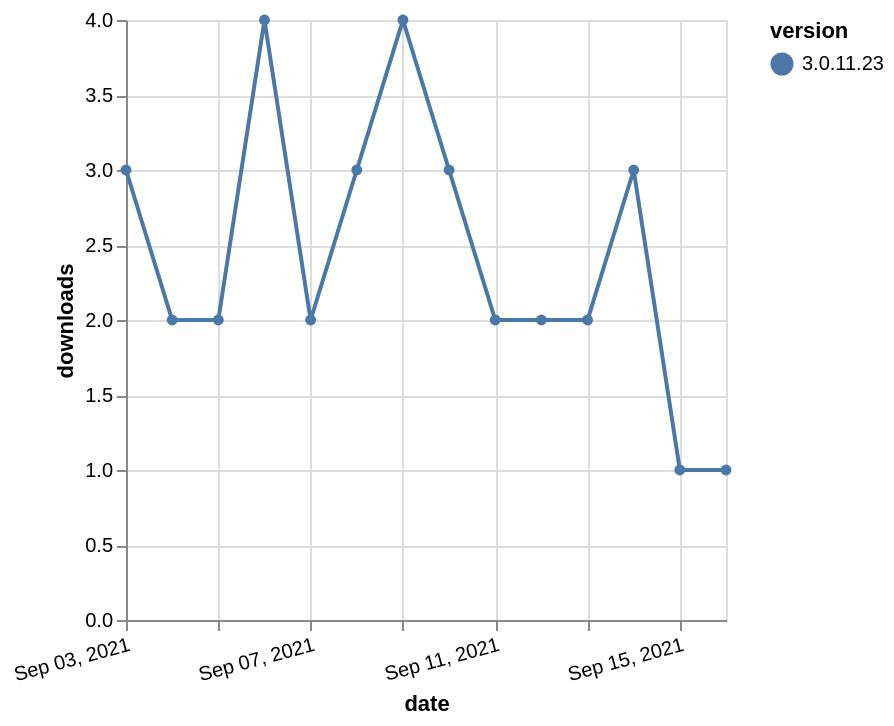

Vega-Lite specification for this chart:
### Vega-Lite specification from a JSON file in a GitHub repository (floating-point values rounded to 4 significant figures)
{"$schema": "https://vega.github.io/schema/vega-lite/v5.json", "description": "A simple bar chart with embedded data.", "data": {"values": [{"date": "2021-09-03", "total": 3065, "delta": 3, "version": "3.0.11.23"}, {"date": "2021-09-04", "total": 3067, "delta": 2, "version": "3.0.11.23"}, {"date": "2021-09-05", "total": 3069, "delta": 2, "version": "3.0.11.23"}, {"date": "2021-09-06", "total": 3073, "delta": 4, "version": "3.0.11.23"}, {"date": "2021-09-07", "total": 3075, "delta": 2, "version": "3.0.11.23"}, {"date": "2021-09-08", "total": 3078, "delta": 3, "version": "3.0.11.23"}, {"date": "2021-09-09", "total": 3082, "delta": 4, "version": "3.0.11.23"}, {"date": "2021-09-10", "total": 3085, "delta": 3, "version": "3.0.11.23"}, {"date": "2021-09-11", "total": 3087, "delta": 2, "version": "3.0.11.23"}, {"date": "2021-09-12", "total": 3089, "delta": 2, "version": "3.0.11.23"}, {"date": "2021-09-13", "total": 3091, "delta": 2, "version": "3.0.11.23"}, {"date": "2021-09-14", "total": 3094, "delta": 3, "version": "3.0.11.23"}, {"date": "2021-09-15", "total": 3095, "delta": 1, "version": "3.0.11.23"}, {"date": "2021-09-16", "total": 3096, "delta": 1, "version": "3.0.11.23"}]}, "width": "container", "mark": {"type": "line", "point": {"filled": true}}, "encoding": {"x": {"field": "date", "type": "temporal", "timeUnit": "yearmonthdate", "title": "date", "axis": {"labelAngle": -15}}, "y": {"field": "delta", "type": "quantitative", "title": "downloads"}, "color": {"field": "version", "type": "nominal"}, "tooltip": {"field": "delta"}}}
